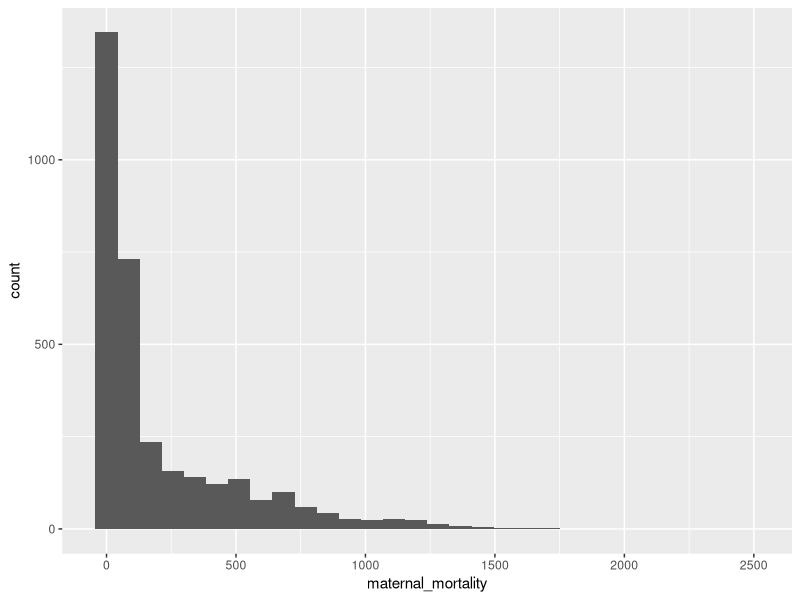
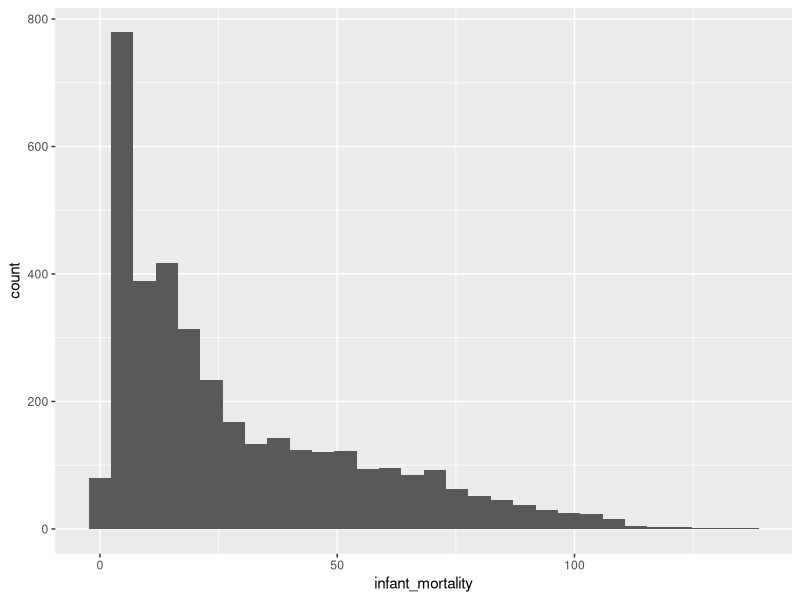
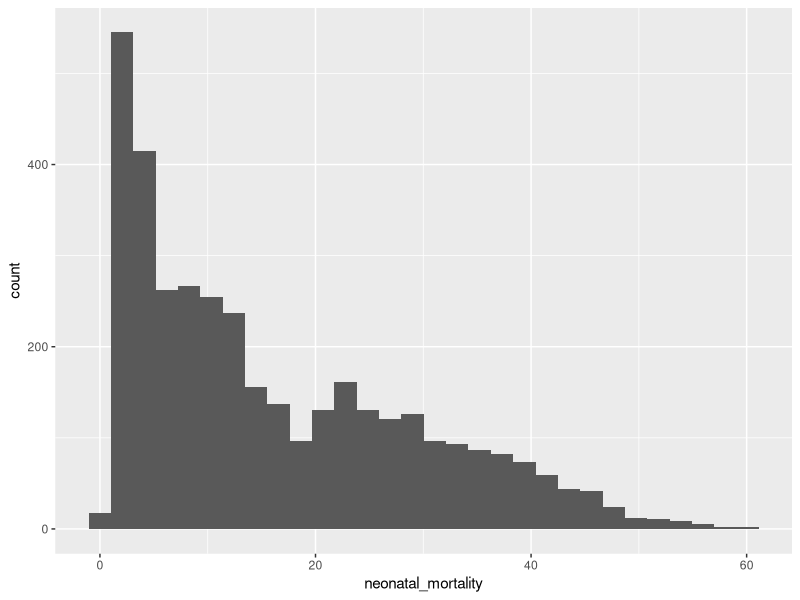
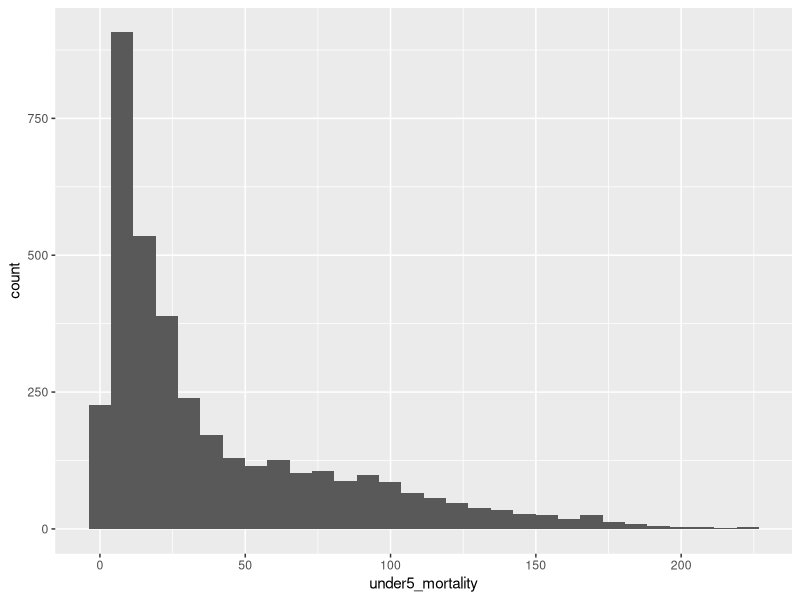
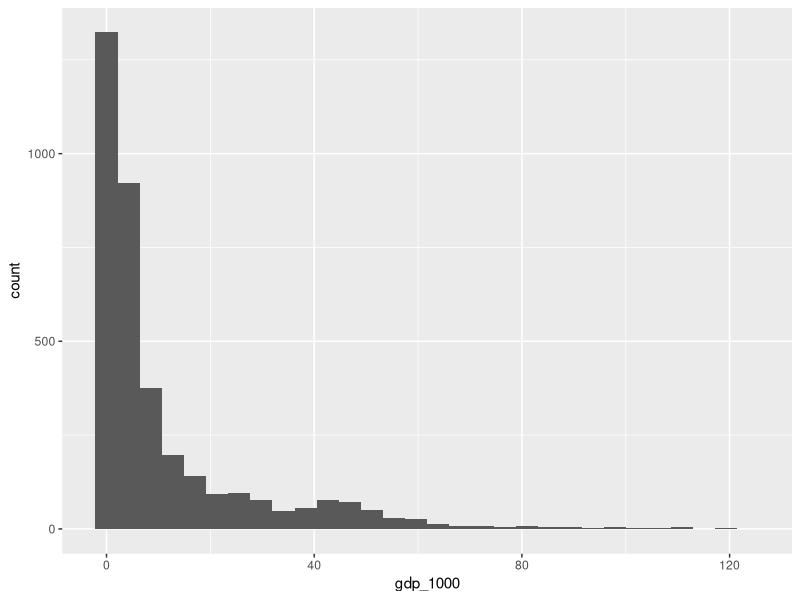
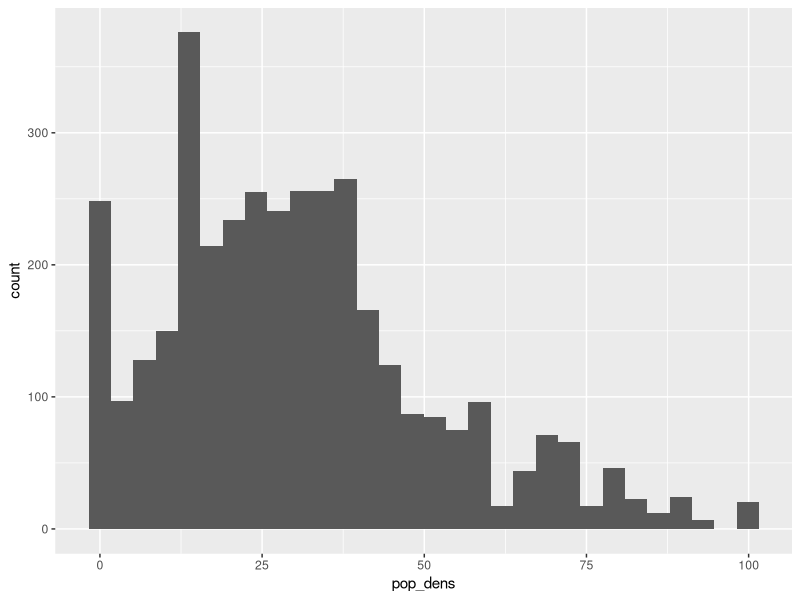
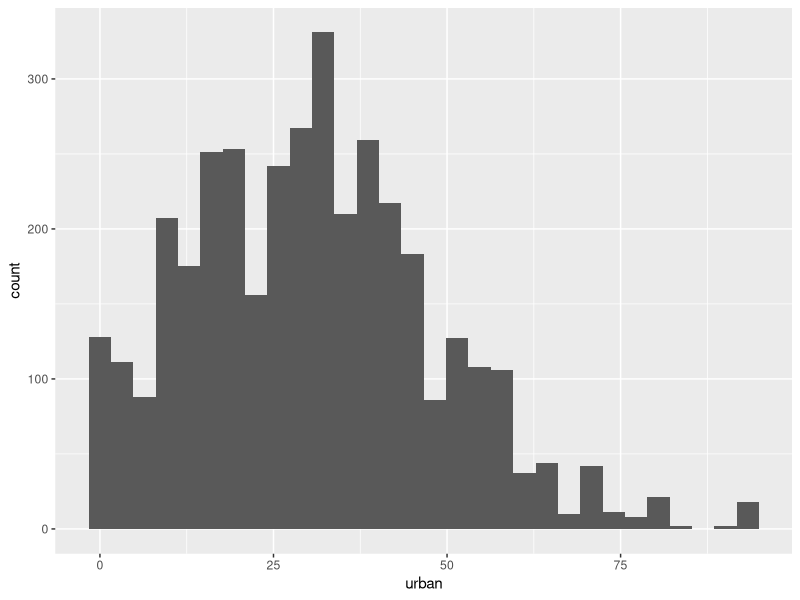
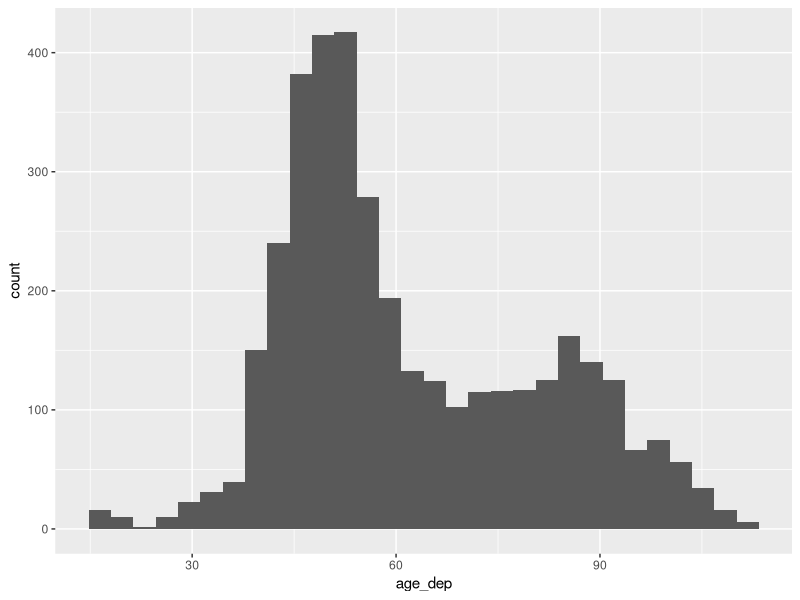

Recreate these plots in R, in order.
## ---- chunk 1
library(tidyverse)
df <- read_csv("data/processed/final_data.csv")
## ---- chunk 2
df |> head()
df |> tail()
df |> slice_sample(n=5)
df |> glimpse()
## ---- chunk 3
summary(df$maternal_mortality)
## ---- chunk 4
ggplot(df, aes(x = maternal_mortality)) + geom_histogram()
## ---- chunk 5
summary(df$infant_mortality)
## ---- chunk 6
ggplot(df, aes(x = infant_mortality)) + geom_histogram()
## ---- chunk 7
summary(df$neonatal_mortality)
## ---- chunk 8
ggplot(df, aes(x = neonatal_mortality)) + geom_histogram()
## ---- chunk 9
summary(df$under5_mortality)
## ---- chunk 10
ggplot(df, aes(x = under5_mortality)) + geom_histogram()
## ---- chunk 11
summary(df$gdp_1000)
## ---- chunk 12
ggplot(df, aes(x = gdp_1000)) + geom_histogram()
## ---- chunk 13
summary(df$pop_dens)
## ---- chunk 14
ggplot(df, aes(x = pop_dens)) + geom_histogram()
## ---- chunk 15
summary(df$urban)
## ---- chunk 16
ggplot(df, aes(x = urban)) + geom_histogram()
## ---- chunk 17
summary(df$age_dep)
## ---- chunk 18
ggplot(df, aes(x = age_dep)) + geom_histogram()
## ---- chunk 19
summary(df$male_edu)
## ---- chunk 20
ggplot(df, aes(x = male_edu)) + geom_histogram()
## ---- chunk 21
summary(df$temp)
## ---- chunk 22
ggplot(df, aes(x = temp)) + geom_histogram()
## ---- chunk 23
summary(df$rainfall_1000)
## ---- chunk 24
ggplot(df, aes(x = rainfall_1000)) + geom_histogram()
## ---- chunk 25
df |> group_by(factor(drought)) |> summarise(counts = n(),
percent = counts / 3720*100)
## ---- chunk 26
ggplot(df, aes(x = drought)) + geom_bar()
## ---- chunk 27
df |> group_by(factor(earthquake)) |> summarise(counts = n(),
percent = counts / 3720*100)
## ---- chunk 28
ggplot(df, aes(x = earthquake)) + geom_bar()
## ---- chunk 29
df |> group_by(factor(armed_conflict)) |> summarise(counts = n(),
percent = counts / 3720*100)
## ---- chunk 30
ggplot(df, aes(x = armed_conflict)) + geom_bar()
## ---- chunk 31
df |> group_by(factor(oecd)) |> summarise(counts = n(),
percent = counts / 3720*100)
## ---- chunk 32
ggplot(df, aes(x = oecd)) + geom_bar()
